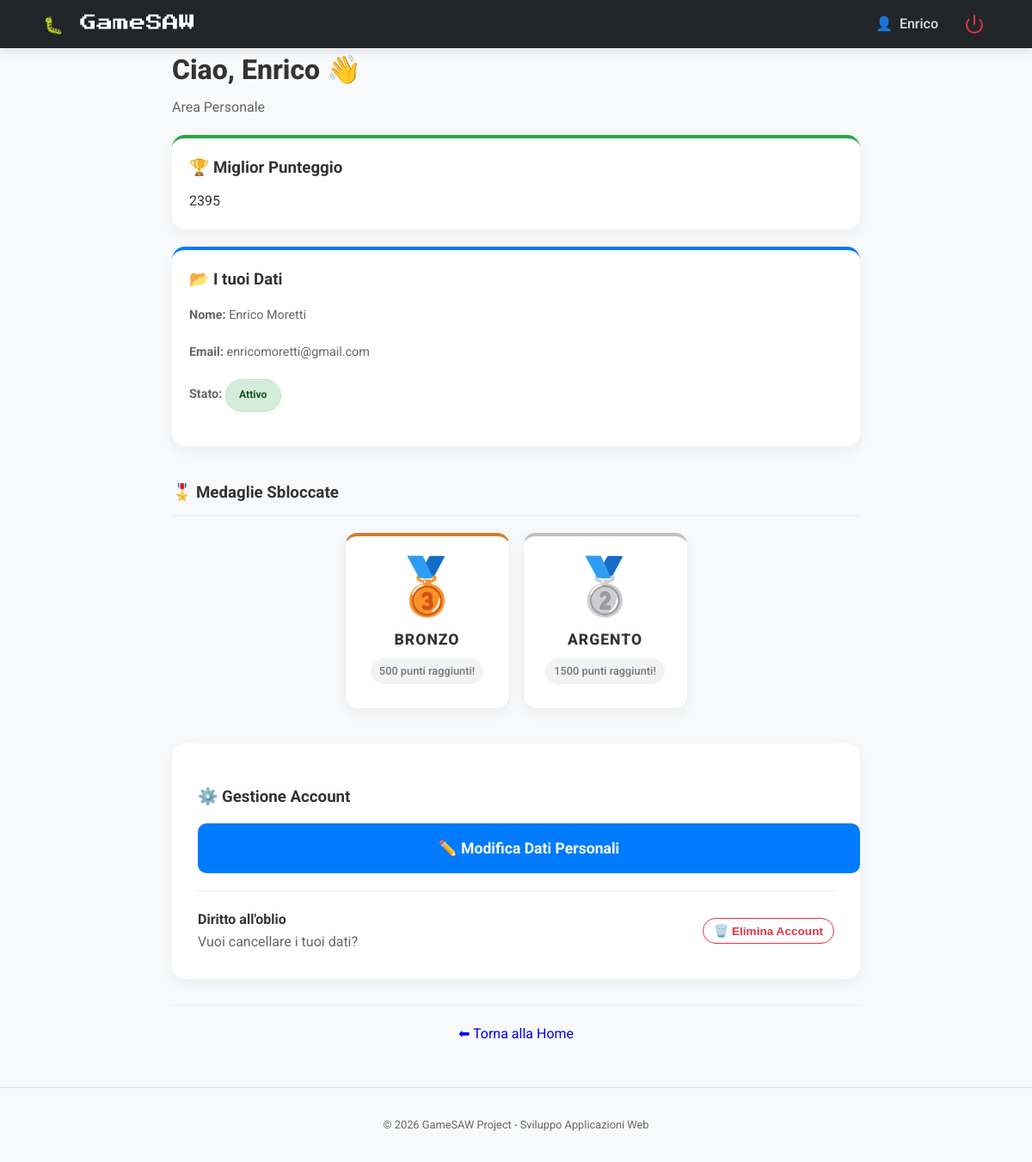
/profilo.php (signed in), run on the app's committed database.
### tables this page shows
CREATE TABLE `utenti` (
  `id` int(11) NOT NULL,
  `nome` varchar(50) NOT NULL,
  `cognome` varchar(50) NOT NULL,
  `email` varchar(100) NOT NULL,
  `password` varchar(255) NOT NULL,
  `ruolo` enum('user','admin') DEFAULT 'user',
  `data_registrazione` timestamp NOT NULL DEFAULT current_timestamp(),
  `bannato` tinyint(1) DEFAULT 0
);

### Includes/select.php (called while the page is built, shortened)
<?php
function getUserData($pdo, $user_id) {
    try {
        $stmt = $pdo->prepare("SELECT * FROM utenti WHERE id = ?");
        $stmt->execute([$user_id]);
        return $stmt->fetch();
    } catch (PDOException $e) {
        return null;
    }
}
function getUserBestScore($pdo, $user_id) {
    try {
        $stmt = $pdo->prepare("SELECT MAX(punteggio) as best_score FROM punteggi WHERE id_utente = ?");
        $stmt->execute([$user_id]);
        $result = $stmt->fetch();
        return $result['best_score'] ? $result['best_score'] : 0;
    } catch (PDOException $e) {
        return 0;
    }
}
function getEarnedMedals($score) {
    $medals = [];
    if ($score >= 500) {
        $medals[] = ['icon' => '🥉', 'name' => 'Bronzo', 'desc' => '500 punti raggiunti!', 'color' => '#cd7f32'];
    }
    if ($score >= 1500) {
        $medals[] = ['icon' => '🥈', 'name' => 'Argento', 'desc' => '1500 punti raggiunti!', 'color' => '#c0c0c0'];
    }
    return $medals;
}
?>

### profilo.php (the view, shortened to what this page needs)
<?php
require_once 'includes/connection.php';
require_once 'includes/select.php';
$user_id = $_SESSION['user_id'];
$user = getUserData($pdo, $user_id);
$best_score = getUserBestScore($pdo, $user_id);
$my_medals = getEarnedMedals($best_score);
include 'includes/header.php';
include 'includes/navbar.php';
?>
<div class="container container-narrow">
    <div class="profile-header">
        <div>
            <h1 class="text-dark-h1">Ciao, <?= htmlspecialchars($user['nome']) ?> 👋</h1>
            <p class="text-muted-sub">Area Personale</p>
        </div>
    </div>
    <div class="d-flex gap-20 mb-40 flex-wrap">
        <div class="feature-card card-full stat-card-green">
            <h3 class="m-0">🏆 Miglior Punteggio</h3>
            <span class="score-big"><?= $best_score ?></span>
        </div>
        <div class="feature-card card-full stat-card-blue">
            <h3 class="m-0">📂 I tuoi Dati</h3>
            <p><b>Nome:</b> <?= htmlspecialchars($user['nome'] . " " . $user['cognome']) ?></p>
            <p><b>Email:</b> <?= htmlspecialchars($user['email']) ?></p>
            <p><b>Stato:</b> <span class="status-badge status-ok">Attivo</span></p>
        </div>
    </div>
    <h3 class="section-title">🎖️ Medaglie Sbloccate</h3>
    <div class="medals-wrapper">
        <?php if (empty($my_medals)): ?>
            <div class="medals-empty">
                Non hai ancora guadagnato medaglie. <br>Gioca per superare i 500 punti!
            </div>
        <?php else: ?>
            <div class="medals-grid">
                <?php foreach ($my_medals as $medal): ?>
                    <?php
                        $borderClass = "border-bronze";
                        if($medal['color'] == '#c0c0c0') $borderClass = "border-silver";
                    ?>
                    <div class="medal-card <?= $borderClass ?>">
                        <div class="medal-icon"><?= $medal['icon'] ?></div>
                        <div class="medal-name"><?= $medal['name'] ?></div>
                        <div class="medal-desc"><?= $medal['desc'] ?></div>
                    </div>
                <?php endforeach; ?>
            </div>
        <?php endif; ?>
    </div>
    <div class="card-panel mt-40">
        <h3 class="mb-20">⚙️ Gestione Account</h3>
        <a href="edit_profile.php" class="btn-block-lg btn-primary no-decoration">
            ✏️ Modifica Dati Personali
        </a>
        <div class="danger-separator mt-30">
            <div>
                <strong>Diritto all'oblio</strong><br>
                <span class="text-muted font-sm">Vuoi cancellare i tuoi dati?</span>
            </div>
            <button type="button" class="btn-outline-red" onclick="openDeleteModal()">
                🗑️ Elimina Account
            </button>
        </div>
    </div>
    <div class="back-footer">
        <a href="index.php" class="btn-back">⬅ Torna alla Home</a>
    </div>
</div>
<?php include 'includes/footer.php'; ?>

### Assets/Css/base.css (style rules this page uses)
html { font-size: 16px; }
body { font-family: 'Roboto', sans-serif; background-color: #f8f9fa; color: #333; margin: 0; padding: 0; line-height: 1.6; }
a { text-decoration: none; }
.mt-30 { margin-top: 1.875rem; }
.mt-40 { margin-top: 2.5rem; }
.mb-20 { margin-bottom: 1.25rem; }
.mb-40 { margin-bottom: 2.5rem; }
.m-0 { margin: 0; }
.d-flex { display: flex; }
.flex-wrap { flex-wrap: wrap; }
.gap-20 { gap: 1.25rem; }
.text-muted { color: #666; }
.text-dark-h1 { margin: 0; color: #333; font-weight: 800; }
.text-muted-sub { margin: 0.3125rem 0 0 0; color: #666; }
.container { max-width: 68.75rem; margin: 0 auto; padding: 0 1.25rem; }
.container-narrow { max-width: 50rem; }
.feature-card { background: white; padding: 1.875rem; border-radius: 0.9375rem; box-shadow: 0 0.3125rem 0.9375rem rgba(0,0,0,0.05); width: 17.5rem; text-align: center; transition: transform 0.3s ease, box-shadow 0.3s ease; border-top: 0.3125rem solid transparent; }
.card-panel { background: white; padding: 1.875rem; border-radius: 0.9375rem; box-shadow: 0 0.3125rem 0.9375rem rgba(0,0,0,0.05); }
.card-full { width: 100%; text-align: left; padding: 1.25rem; }
.stat-card-green { border-top: 0.25rem solid #28a745; }
.stat-card-blue { border-top: 0.25rem solid #007bff; }
.feature-card h3, .card-panel h3 { margin-bottom: 0.625rem; color: #333; }
.feature-card p, .card-panel p { color: #666; font-size: 0.9em; margin-bottom: 1.25rem; }
.status-badge { display: inline-flex; align-items: center; padding: 0.5rem 0.9375rem; border-radius: 3.125rem; font-size: 0.85em; font-weight: bold; margin: 0; box-shadow: 0 0.125rem 0.3125rem rgba(0,0,0,0.05); }
.status-ok { background-color: #d4edda; color: #155724; border: 0.0625rem solid #c3e6cb; }
.btn-primary, .btn-success { color: white; padding: 0.75rem; width: 100%; border: none; border-radius: 0.5rem; font-size: 1rem; font-weight: bold; cursor: pointer; margin-top: 0.9375rem; transition: background 0.2s; display: inline-block; text-align: center; }
.btn-primary { background-color: #007bff; }
.medal-card { background: white; border: 0.0625rem solid #eee; border-radius: 0.9375rem; padding: 1.25rem; text-align: center; width: 9.375rem; min-height: 10rem; box-shadow: 0 0.3125rem 0.9375rem rgba(0,0,0,0.05); transition: transform 0.3s ease, box-shadow 0.3s ease; cursor: default; display: flex; flex-direction: column; justify-content: center; align-items: center; }
.medal-icon { font-size: 4em; margin-bottom: 0.9375rem; line-height: 1; }
.medal-name { font-weight: 800; font-size: 1.1em; color: #333; margin-bottom: 0.5rem; text-transform: uppercase; letter-spacing: 0.0625rem; }
.medal-desc { font-size: 0.8em; color: #777; background: #f1f3f5; padding: 0.3125rem 0.625rem; border-radius: 1.25rem; font-weight: 500; }
.medals-wrapper { margin-bottom: 2.5rem; }
.medals-grid { display: flex; gap: 0.9375rem; flex-wrap: wrap; justify-content: center; }
.border-bronze { border-top: 0.25rem solid #cd7f32; }
.border-silver { border-top: 0.25rem solid #c0c0c0; }
.btn-block-lg { display: block; width: 100%; padding: 0.9375rem; border-radius: 0.625rem; font-size: 1.1em; font-weight: bold; text-align: center; transition: transform 0.2s, box-shadow 0.2s; border: none; cursor: pointer; }
.danger-separator { border-top: 0.0625rem solid #eee; padding-top: 1.25rem; margin-top: 1.25rem; display: flex; justify-content: space-between; align-items: center; }
.btn-outline-red { display: inline-flex; align-items: center; justify-content: center; color: #dc3545; border: 0.0625rem solid #dc3545; background: white; padding: 0.375rem 0.75rem; border-radius: 1.25rem; font-weight: bold; font-size: 0.85em; transition: all 0.2s; cursor: pointer; }
.back-footer { margin-top: 1.875rem; padding-top: 1.25rem; border-top: 0.0625rem solid #eee; text-align: center; }
.section-title { color: #333; border-bottom: 0.125rem solid #f1f1f1; padding-bottom: 0.625rem; margin-top: 0; }

### data on the page
utenti: nome "Enrico", nome+cognome "Enrico Moretti", email "enricomoretti@gmail.com"

### other printed values
$_SESSION['nome'] "Enrico"
$best_score "2395"
$medal['icon'] "🥉"
$medal['name'] "BRONZO"
$medal['desc'] "500 punti raggiunti!"
$medal['icon'] "🥈"
$medal['name'] "ARGENTO"
$medal['desc'] "1500 punti raggiunti!"
